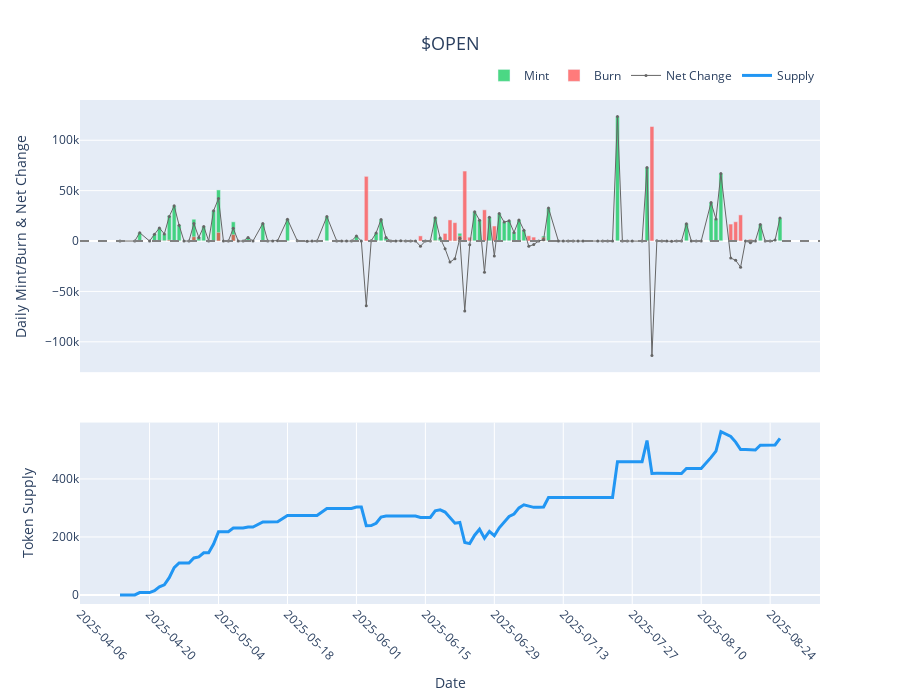

The code cell stored with this chart in its notebook:
### Markdown cell above
## Primary market

### Code cell
query = """
SELECT 
    DATE(datetime) as date,
    SUM(CASE 
        WHEN from_address = '0x0000000000000000000000000000000000000000' 
        THEN amount 
        ELSE 0 
    END) as daily_mint_amount,
    SUM(CASE 
        WHEN to_address = '0x0000000000000000000000000000000000000000' 
        THEN amount 
        ELSE 0 
    END) as daily_burn_amount,
    COUNT(CASE 
        WHEN from_address = '0x0000000000000000000000000000000000000000' 
        THEN 1 
    END) as mint_count,
    COUNT(CASE 
        WHEN to_address = '0x0000000000000000000000000000000000000000' 
        THEN 1 
    END) as burn_count
FROM staging.erc20_transfer
WHERE token_address = '0x323c03c48660fe31186fa82c289b0766d331ce21'
GROUP BY DATE(datetime)
ORDER BY date ASC;
"""
df = pd.read_sql(query, client.sqlalchemy_engine)

daily_supply(df, title="$OPEN").show()
